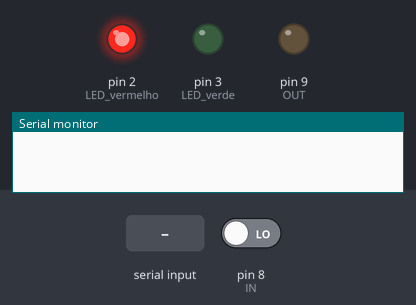
Simulated run of this sketch. Board: Arduino Uno, built with avr-gcc and run on an emulated ATmega328P. Shown: output pins drawn as LEDs (lit = HIGH), the last lines printed to the serial monitor. Dashed ring = blinking. The inputs (shaded band) are chosen by the test bench; at power-on: pin 8 (IN) LOW.

Above: at 1.2 s.
1.3 s: "k" received over Serial
At 1.67 s:
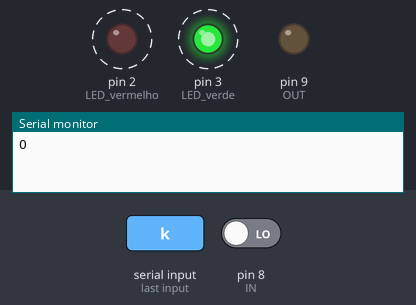
4.3 s: byte 119 ('w') received over Serial
At 4.7 s:
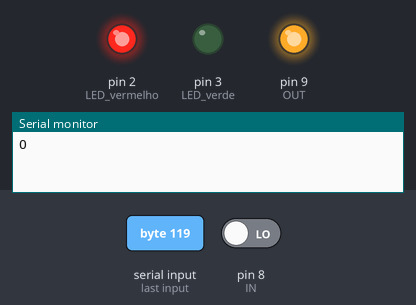
Timing chart, 0 to 7.3 s (numbered marks = the images above; inputs shaded):
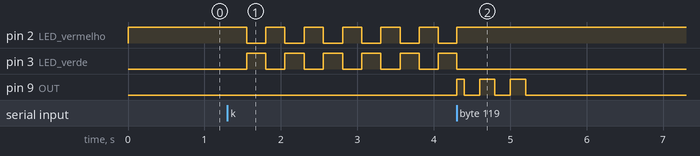

Measured:
- after the input at 1.3 s, pin 2 (LED_vermelho), pin 3 (LED_verde): alternates HIGH for 0.25 s and LOW for 0.25 s, starting after 0.25 s
- after the input at 4.3 s, pin 2 (LED_vermelho): goes on until 4.3 s, then stays HIGH; pin 3 (LED_verde): goes on until 4.3 s, then stays LOW; pin 9 (OUT): LOW → HIGH at once, then repeats every 0.40 s: LOW 0.20 s, HIGH 0.20 s, until it stays LOW from 5.2 s

The sketch:

Comunicacao_com_robo.ino
```cpp
#include <arduino.h>
#define IN 8
#define OUT 9

#define LED_vermelho 2
#define LED_verde 3

int VET_INFO [5];
String INFO = "";
bool flag = LOW;

byte var_info = 0;

long temp;

void setup()
{
 Serial.begin(9600);
  pinMode(IN, INPUT);
  pinMode(OUT, OUTPUT);
  pinMode(LED_vermelho, OUTPUT);
  pinMode(LED_verde, OUTPUT);
  digitalWrite(LED_vermelho, HIGH);
}

void loop()
{
  pisca();
}

void pisca()
{
  switch(var_info)
  {
    case 0: temp = millis(); break;
    case 1:
      if (millis() - temp> 250)
      {
        temp = millis();
        digitalWrite(LED_verde, !digitalRead(LED_verde));
        digitalWrite(LED_vermelho, !digitalRead(LED_vermelho));
      }
    break;
    case 2:
      if (millis() - temp> 250)
      {
        temp = millis();
        digitalWrite(LED_verde, LOW);
        digitalWrite(LED_vermelho, !digitalRead(LED_vermelho));
      }
    break;
    case 3:
      if (millis() - temp> 250)
        {
          temp = millis();
          digitalWrite(LED_verde, !digitalRead(LED_verde));
          digitalWrite(LED_vermelho, LOW);
        }
    break;
  }
}

void informacao()
{
  digitalWrite(LED_verde, LOW);
  digitalWrite(LED_vermelho, HIGH);
  var_info = 0;
  digitalWrite(OUT, HIGH);
  delay(100);
  for(byte i = 1; i <= 5; i++)
  {
    digitalWrite(OUT, (int(INFO[i])-48));
    delay(200);
  }
  digitalWrite(OUT, LOW);
  while(digitalRead(IN) == LOW);
  Serial.print("O");

  delay(1000);
  digitalWrite(LED_verde, HIGH);
  digitalWrite(LED_vermelho, LOW);
}

void serialEvent()
{
char letra = Serial.read();
  switch(letra)
  {
    case 'a': INFO = String(32+1, BIN); informacao(); break; //Setor 0 da malha
    case 'c': INFO = String(32+2, BIN); informacao(); break; //Setor 1 da malha
    case 'd': INFO = String(32+3, BIN); informacao(); break; //Setor 2 da malha
    case 'e': INFO = String(32+4, BIN); informacao(); break; //Setor 3 da malha
    case 'f': INFO = String(32+5, BIN); informacao(); break; //Setor 4 da malha
    case 'g': INFO = String(32+6, BIN); informacao(); break; //Setor 5 da malha
    case 'h': INFO = String(32+7, BIN); informacao(); break; //Setor 6 da malha
    case 'i': INFO = String(32+8, BIN); informacao(); break; //Setor 7 da malha
    case 'j': INFO = String(32+9, BIN); informacao(); break; //Setor 8 da malha

    case 'k': var_info = 1; Serial.print("O");break; //Deu velha, as duas luzes irão piscar de forma alternada
    case 'l': var_info = 2; Serial.print("O");break; //Vitória do robô, a luz vermelha irá piscar
    case 'm': var_info = 3; Serial.print("O");break; //Vitória da pessoa, a luz verde irá piscar


    case 'w': INFO = String(32+10, BIN); informacao(); break; //Pedir para o robô fazer a malha

  }

}
```
